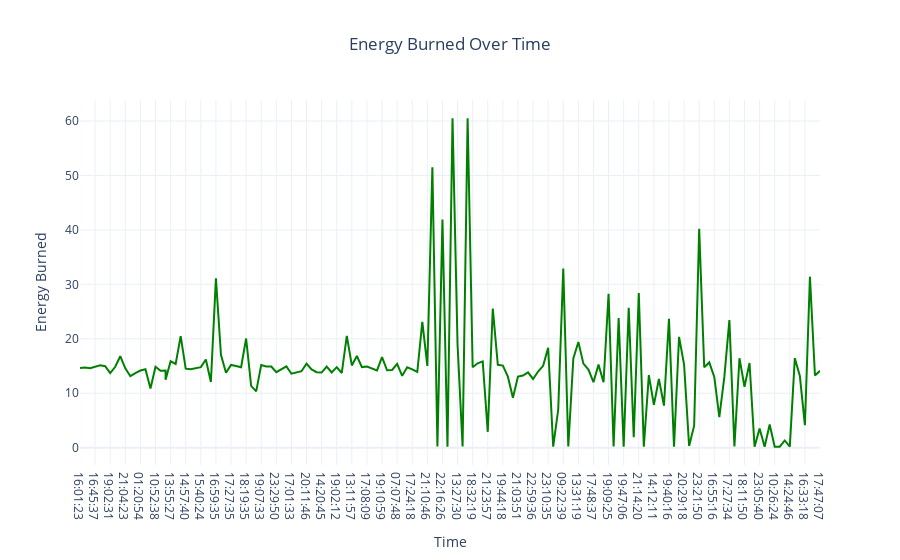

Notebook cell for this chart:
### Markdown cell above
Let's visualize the energy burned over time.

### Code cell
import plotly.express as px
fig3 = px.line(Data, x="Time", y="Energy Burned", title="Energy Burned Over Time")
fig3.update_traces(line=dict(color='green'))
fig3.update_layout(title_text="Energy Burned Over Time", title_x=0.5)
fig3.show()

### Figure 1 — Plotly figure (JSON) as saved in the notebook; plotly's stock layout.template omitted (floating-point values rounded to 4 significant figures; data arrays with more than 128 entries replaced by an {"elided": "..."} marker saying what was removed)
{"data": [{"hovertemplate": "Time=%{x}<br>Energy Burned=%{y}<extra></extra>", "legendgroup": "", "line": {"color": "green", "dash": "solid"}, "marker": {"symbol": "circle"}, "mode": "lines", "name": "", "orientation": "v", "showlegend": false, "type": "scatter", "x": {"elided": "149 str values"}, "xaxis": "x", "y": {"elided": "149 float values"}, "yaxis": "y"}], "layout": {"legend": {"tracegroupgap": 0}, "title": {"text": "Energy Burned Over Time", "x": 0.5}, "xaxis": {"anchor": "y", "domain": [0, 1], "title": {"text": "Time"}}, "yaxis": {"anchor": "x", "domain": [0, 1], "title": {"text": "Energy Burned"}}}}
